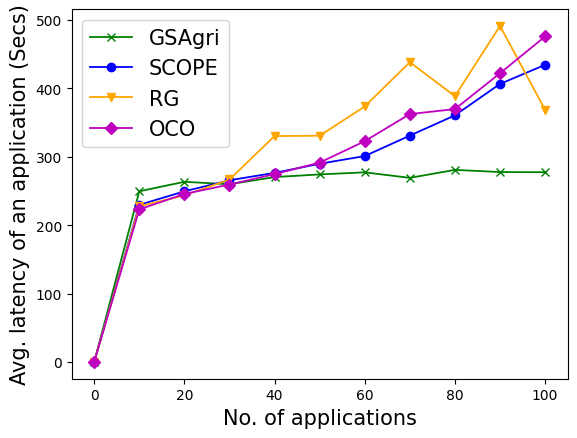

Write the Python code that produced this figure.
import matplotlib.pyplot as plt

x_axis = [0, 10, 20, 30, 40, 50, 60, 70, 80, 90, 100]
y_axis_GSAgri = [0, 249.56, 263.412, 259.83, 270.34, 274.193, 277.26, 269.19, 280.85, 277.668, 277.434]
y_axis_SCOPE = [0, 229.72, 249.46, 265.69, 276.44, 289.81, 301.05, 330.98, 360.63, 406.56, 434.53]
y_axis_OCO = [0, 223.06, 245.64, 259.41, 274.65, 291.50, 322.81, 362.46, 369.73, 422.11, 476.02]
y_axis_RG = [0, 227.57, 243.61, 266.79, 330.32, 330.8, 373.6, 438.4, 388.68, 491.38, 368.56]

plt.plot(x_axis, y_axis_GSAgri, marker='x', label='GSAgri', linewidth=1.3, color='green')
plt.plot(x_axis, y_axis_SCOPE, marker='o', label='SCOPE', linewidth=1.3, color='blue')
plt.plot(x_axis, y_axis_RG, marker='v', label='RG', linewidth=1.3, color='orange')
plt.plot(x_axis, y_axis_OCO, marker='D', label='OCO', linewidth=1.3, color='m')

#plt.title('Average Latency', fontsize = 15)

plt.ylabel('Avg. latency of an application (Secs)', fontsize = 15)
plt.xlabel('No. of applications', fontsize = 15)
plt.legend(loc='best', prop={'size': 15})
plt.savefig('nw_real_app_latency.png', bbox_inches='tight')
plt.show()
